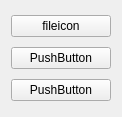
<?xml version="1.0" encoding="UTF-8"?>
<ui version="4.0">
 <class>Form</class>
 <widget class="QWidget" name="Form">
  <property name="geometry">
   <rect>
    <x>0</x>
    <y>0</y>
    <width>122</width>
    <height>117</height>
   </rect>
  </property>
  <property name="windowTitle">
   <string>Form</string>
  </property>
  <layout class="QVBoxLayout" name="verticalLayout">
   <item>
    <widget class="QPushButton" name="fileicon">
     <property name="text">
      <string>fileicon</string>
     </property>
     <property name="icon">
      <iconset>
       <normaloff>image1.png</normaloff>image1.png</iconset>
     </property>
    </widget>
   </item>
   <item>
    <widget class="QPushButton" name="fileandthemeicon">
     <property name="text">
      <string>PushButton</string>
     </property>
     <property name="icon">
      <iconset theme="edit-copy">
       <normaloff>image7.png</normaloff>image7.png</iconset>
     </property>
    </widget>
   </item>
   <item>
    <widget class="QPushButton" name="themeicon">
     <property name="text">
      <string>PushButton</string>
     </property>
     <property name="icon">
      <iconset theme="edit-copy">
       <normaloff/>
      </iconset>
     </property>
    </widget>
   </item>
  </layout>
 </widget>
 <resources/>
 <connections/>
</ui>
